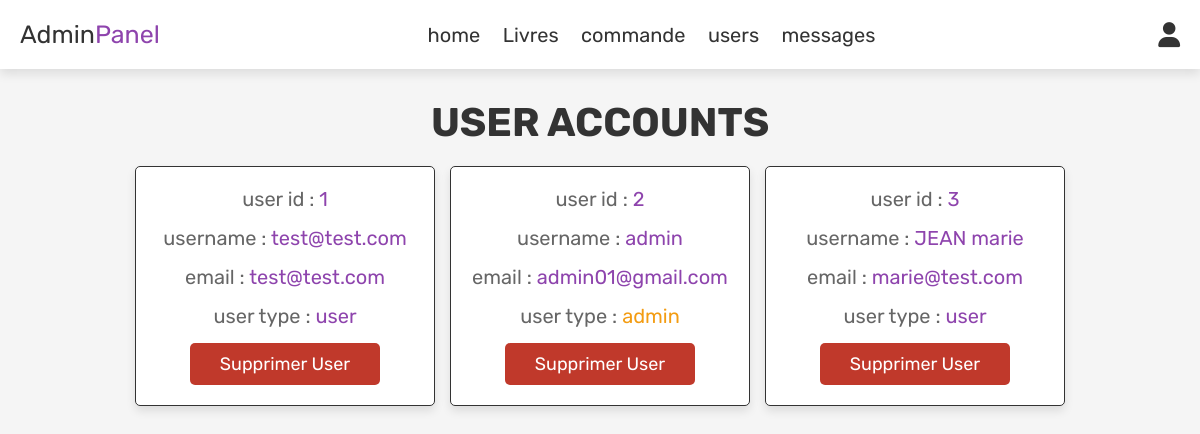
Page /admin_users.php (signed in) on the earlier database version.
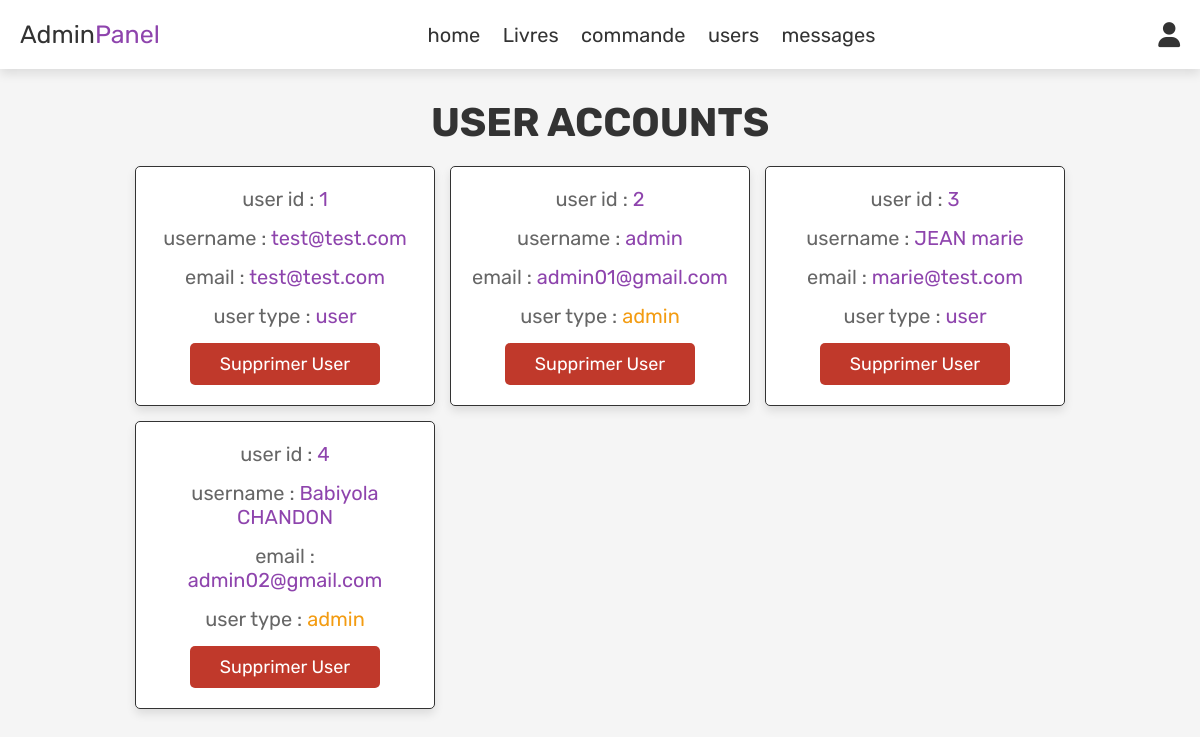
Same page on the later database version.
### tables this page shows
CREATE TABLE `users` (
  `id` int(100) NOT NULL,
  `name` varchar(100) NOT NULL,
  `email` varchar(100) NOT NULL,
  `password` varchar(100) NOT NULL,
  `user_type` varchar(20) NOT NULL DEFAULT 'user'
);

### admin_users.php (the view, shortened to what this page needs)
<?php
include 'config.php';
?>
<!DOCTYPE html>
<html lang="en">
<head>
   <link rel="stylesheet" href="https://cdnjs.cloudflare.com/ajax/libs/font-awesome/6.0.0/css/all.min.css">
   <link rel="stylesheet" href="css/admin_style.css">
</head>
<body>
<?php include 'admin_header.php'; ?>
<section class="users">
   <h1 class="title"> user accounts </h1>
   <div class="box-container">
      <?php
         $select_users = mysqli_query($conn, "SELECT * FROM `users`") or die('query failed');
         while($fetch_users = mysqli_fetch_assoc($select_users)){
      ?>
      <div class="box">
         <p> user id : <span><?php echo $fetch_users['id']; ?></span> </p>
         <p> username : <span><?php echo $fetch_users['name']; ?></span> </p>
         <p> email : <span><?php echo $fetch_users['email']; ?></span> </p>
         <p> user type : <span style="color:<?php if($fetch_users['user_type'] == 'admin'){ echo 'var(--orange)'; } ?>"><?php echo $fetch_users['user_type']; ?></span> </p>
         <a href="admin_users.php?delete=<?php echo $fetch_users['id']; ?>" onclick="return confirm('supprimer cet utilisateur ?');" class="delete-btn">supprimer user</a>
      </div>
      <?php
         };
      ?>
   </div>
</section>
</body>
</html>

Differences in the rows shown:
added users: id "4", name "Babiyola CHANDON", email "admin02@gmail.com", user_type "admin"
